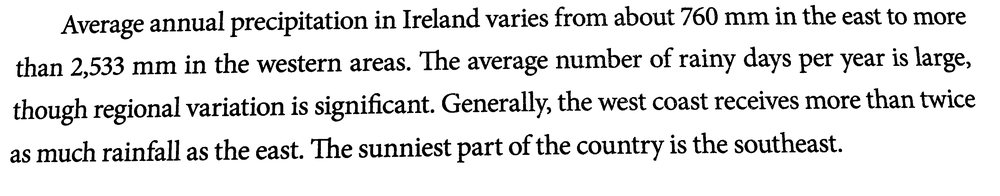
#> input picture RuningFolder/1/Auto.png, 1000 x 196 px, shrunk from 3506 x 687 before the run
$ python RunOCR.py --image RuningFolder/1/Auto.png --runningid 5   (older library calls are emulated)
#> lines starting #> are read from the running program, lines starting #| are printed output that depends on the picture; after the words box and inside, x2 and y2 are one past the last pixel; in counts of white or black regions, pixels touching at a corner belong together
### baseOCR.py
# #############coding=utf-8

from PIL import Image

# 矩阵处理模块，线性代数的内容
import numpy as np
import cv2

import pytesseract
import os


class ocr():

    # 图片地址，处理风格，ID
    def __init__(self, imagePath, preprocess, pid):
        print(os.getpid(),os.getppid())
        # ocr mode path
        # 如果你找不到tessdata-OCR的tessdata地址，就使用这个强制指定
        self.tessdata_dir_config = '--tessdata-dir "D:/Program Files/Tesseract-OCR/tessdata"'

        # 变量传递:图片地址，处理模式,ID号
        self.imagePath = imagePath
        self.preprocess = preprocess
        self.pid = pid
        # auto
        # Grayscale
        # Black and white
        self.foldname = "RuningFolder/"+str(pid)+"/"
        # 创建ocr使用文件夹
        if not os.path.exists(self.foldname):
            os.makedirs(self.foldname)
        # 固定三类返回图片的名字+一个产生文字的位置
        self.nameAuto = self.foldname+"Auto.png"
        self.nameGrayscale = self.foldname+"Grayscale.png"
        self.nameBlackWhite = self.foldname+"BlackWhite.png"
        self.textPath = self.foldname+"out.txt"

    def __del__(self):
        print("ocr处理完成-分配ID号为：{}".format(self.pid))

    # 二值化：全局阈值
    # [36 lines left out: functions threshold_demo, otsu, not called in this run]


    # 锐化图像:拉普拉斯算法
    def sharpe(self, gray):
        lap_5 = np.array([[0, -1, 0], [-1, 5, -1], [0, -1, 0]])
        # 用下面这个卷积核，5级的不够，11级的又太高
        lap_9 = np.array([[-1, -1, -1], [-1, 9, -1], [-1, -1, -1]])
        dst = cv2.filter2D(gray, cv2.CV_8U, lap_9)
        return dst

    # 形态学处理（膨胀腐蚀）--旧
    # [11 lines left out: functions dilate, new_dilate, not called in this run]

    def start(self):
        imagePath = self.imagePath
        preprocess = self.preprocess
        textPath = self.textPath

        #"RGB" ---> "L"
        image = cv2.imread(imagePath)
        gray = cv2.cvtColor(image, cv2.COLOR_BGR2GRAY)  # 把输入图像灰度化


        # 产生黑白图片
        ret, BlackWhite = cv2.threshold(gray, 150, 255, cv2.THRESH_BINARY)

        # 根据preprocess处理模式分别进行处理，默认为 全局+OTSU 【混合模式】。
        # 统统都是 thresh
        if preprocess == "thresh":
            filt = cv2.threshold(
                gray, 0, 255, cv2.THRESH_BINARY | cv2.THRESH_OTSU)[1]
        elif preprocess == "blur":
            filt = cv2.medianBlur(gray, 3)

        # 拉普拉斯-锐化
        shp = self.sharpe(filt)

        # 生成图片--自动处理（用于读出文字）
        cv2.imwrite(self.nameAuto, shp)
        # 生成图片--灰度图
        cv2.imwrite(self.nameGrayscale, gray)
        # 生成图片--黑白图处理（用于读出文字）
        cv2.imwrite(self.nameBlackWhite, BlackWhite)

        # 使用pytesseract调用tessdata进行ocr识别
        # 这属于简单的对比识别，就是对比文字和词库中的字是否相似，仅能够处理默认字体
        content = pytesseract.image_to_string(
            Image.open(self.nameAuto), lang='chi_sim+eng')

        #with open(textPath, "w") as f:
        #    f.write(content)

        return content

        print("ocr Done.")

#ocr("chinese.png", "thresh", "OCRoutput.txt").start()

### RunOCR.py
# ############coding=utf-8

import os
import argparse
from PIL import Image

import baseOCR as baseOCR

# 尾椎，图片存在性，图片色彩模式判断验证
# 返回值：
# 0-验证成功，正确，自动将色彩模式转换成了RGB
# 1-输入图片格式不对，目前仅支持png,jpg,jpeg等格式
# 2-图片尾椎输入正确，但是图片不存在


def checkImage(imagePath):
    # 尾缀判别
#> called with imagePath = 'RuningFolder/1/Auto.png'
    path, tail = imagePath.split('.')
    checkTail = ["png", "jpg", "jpeg"]
    mode_list = ['1', 'L', 'I', 'F', 'P', 'RGB', 'RGBA', 'CMYK', 'YCbCr']
    if tail not in checkTail:
        # print("error:输入图片格式不对，目前仅支持png,jpg,jpeg等格式")
        return 1
    else:
        # 尾椎正确
        # 文件存在性验证
        if os.path.exists(imagePath):
            # print("文件存在")
            check = Image.open(imagePath)
#> check is the input picture: PIL image 1000x196 L; min 0, max 255, mean 227.5
            imgMode = check.mode
#> imgMode = 'L'
            # 图片格式验证
            if imgMode is not 'RGB':
                final = check.convert('RGB')
                final.save(imagePath)
            return 0
        else:
            return 2


#### 处理传递参数 ####

print("The pid is:",os.getpid(),"\nThe ppid is:",os.getppid())

ap = argparse.ArgumentParser()
ap.add_argument("-i", "--image", required=True,
                help="path to input image to be OCR'd")

ap.add_argument("-r", "--runningid", required=True, type=int,
                help="Specify the queue number of the generated content,default is 1")

ap.add_argument("-p", "--preprocess", type=str, default="thresh",
                help="type of preprocessing to be done. 1.thresh 2.blur Default is thresh")

args = vars(ap.parse_args())

checkCode = checkImage(args["image"])

if checkCode == 0:
    baseOCR.ocr(args["image"], args["preprocess"], args["runningid"]).start()
#> in start, `ret, BlackWhite = cv2.threshold(gray, 150, 255, cv2.THRESH_BINARY)`:
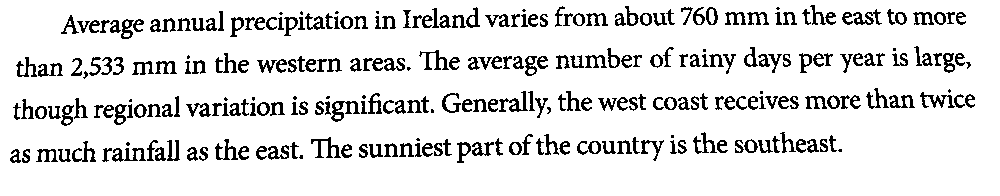
#> BlackWhite: shape (196, 1000); 88.5% white; black in thin lines or dots, all inside (x1, y1, x2, y2) = (10, 5, 975, 163)
#> in start, `filt = cv2.threshold( gray, 0, 255, cv2.THRESH_BINARY | cv2.THRESH_OTS..`:
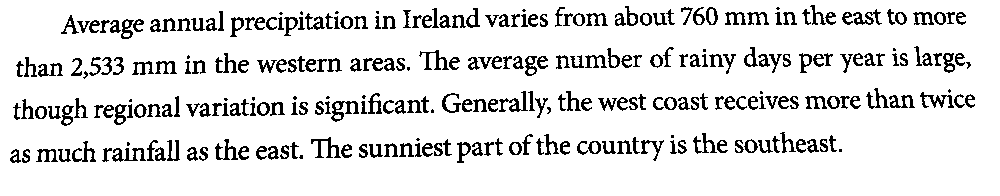
#> filt: shape (196, 1000); 88.8% white; black in thin lines or dots, all inside (x1, y1, x2, y2) = (10, 5, 975, 163)
#> (the call stopped at in start, `content = pytesseract.image_to_string( Image.open(self.nameAuto), lang..`: pytesseract is not available in this run)
elif checkCode == 1:
    print("error:输入图片格式不对，目前仅支持png,jpg,jpeg等格式")
elif checkCode == 2:
    print("error:图片文件不存在")
